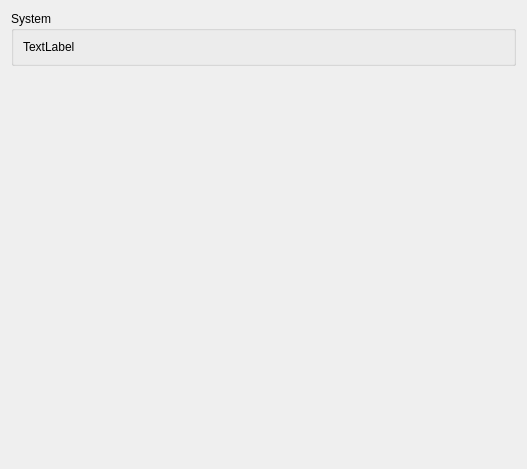
<?xml version="1.0" encoding="UTF-8"?>
<ui version="4.0">
 <class>Core::Internal::SystemSettings</class>
 <widget class="QWidget" name="Core::Internal::SystemSettings">
  <property name="geometry">
   <rect>
    <x>0</x>
    <y>0</y>
    <width>527</width>
    <height>469</height>
   </rect>
  </property>
  <layout class="QVBoxLayout" name="verticalLayout">
   <item>
    <widget class="QGroupBox" name="systemBox">
     <property name="title">
      <string>System</string>
     </property>
     <layout class="QGridLayout" name="gridLayout">
      <item row="0" column="0">
       <widget class="QLabel" name="label">
        <property name="text">
         <string>TextLabel</string>
        </property>
       </widget>
      </item>
     </layout>
    </widget>
   </item>
   <item>
    <spacer name="verticalSpacer">
     <property name="orientation">
      <enum>Qt::Vertical</enum>
     </property>
     <property name="sizeHint" stdset="0">
      <size>
       <width>20</width>
       <height>30</height>
      </size>
     </property>
    </spacer>
   </item>
  </layout>
 </widget>
 <resources/>
 <connections/>
</ui>
